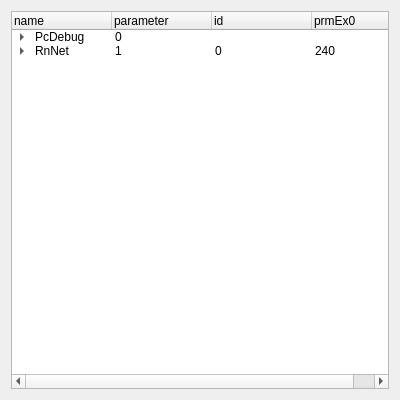
<?xml version="1.0" encoding="UTF-8"?>
<ui version="4.0">
 <class>Form</class>
 <widget class="QWidget" name="Form">
  <property name="geometry">
   <rect>
    <x>0</x>
    <y>0</y>
    <width>400</width>
    <height>400</height>
   </rect>
  </property>
  <property name="windowTitle">
   <string>Form</string>
  </property>
  <layout class="QVBoxLayout" name="verticalLayout">
   <item>
    <widget class="QTreeWidget" name="treeWidget">
     <column>
      <property name="text">
       <string>name</string>
      </property>
     </column>
     <column>
      <property name="text">
       <string>parameter</string>
      </property>
     </column>
     <column>
      <property name="text">
       <string>id</string>
      </property>
     </column>
     <column>
      <property name="text">
       <string>prmEx0</string>
      </property>
     </column>
     <item>
      <property name="text">
       <string>PcDebug</string>
      </property>
      <property name="text">
       <string>0</string>
      </property>
      <property name="text">
       <string/>
      </property>
      <property name="text">
       <string/>
      </property>
      <item>
       <property name="text">
        <string>SD4x</string>
       </property>
       <property name="text">
        <string>4</string>
       </property>
       <property name="text">
        <string/>
       </property>
       <property name="text">
        <string/>
       </property>
       <item>
        <property name="text">
         <string>SD42</string>
        </property>
        <property name="text">
         <string>4</string>
        </property>
        <property name="text">
         <string>21000509</string>
        </property>
        <property name="text">
         <string/>
        </property>
        <item>
         <property name="text">
          <string>V129</string>
         </property>
         <property name="text">
          <string>NULL</string>
         </property>
         <property name="text">
          <string>0</string>
         </property>
         <property name="text">
          <string/>
         </property>
        </item>
        <item>
         <property name="text">
          <string>V130</string>
         </property>
         <property name="text">
          <string>NULL</string>
         </property>
         <property name="text">
          <string>0</string>
         </property>
        </item>
       </item>
      </item>
     </item>
     <item>
      <property name="text">
       <string>RnNet</string>
      </property>
      <property name="text">
       <string>1</string>
      </property>
      <property name="text">
       <string>0</string>
      </property>
      <property name="text">
       <string>240</string>
      </property>
      <item>
       <property name="text">
        <string>SD1x</string>
       </property>
       <item>
        <property name="text">
         <string>SD1</string>
        </property>
        <property name="text">
         <string>1</string>
        </property>
        <property name="text">
         <string>21000506</string>
        </property>
        <item>
         <property name="text">
          <string>V129</string>
         </property>
         <property name="text">
          <string>NULL</string>
         </property>
         <property name="text">
          <string>0</string>
         </property>
        </item>
        <item>
         <property name="text">
          <string>V130</string>
         </property>
         <property name="text">
          <string>NULL</string>
         </property>
         <property name="text">
          <string>0</string>
         </property>
        </item>
       </item>
      </item>
      <item>
       <property name="text">
        <string>SD2x</string>
       </property>
       <property name="text">
        <string>2</string>
       </property>
       <item>
        <property name="text">
         <string>SD21</string>
        </property>
        <property name="text">
         <string>2</string>
        </property>
        <property name="text">
         <string>21000507</string>
        </property>
        <item>
         <property name="text">
          <string>V129</string>
         </property>
         <property name="text">
          <string>NULL</string>
         </property>
         <property name="text">
          <string>0</string>
         </property>
        </item>
        <item>
         <property name="text">
          <string>V130</string>
         </property>
         <property name="text">
          <string>NULL</string>
         </property>
         <property name="text">
          <string>0</string>
         </property>
        </item>
       </item>
      </item>
      <item>
       <property name="text">
        <string>SD4x</string>
       </property>
       <property name="text">
        <string>4</string>
       </property>
       <property name="text">
        <string/>
       </property>
       <property name="text">
        <string/>
       </property>
       <item>
        <property name="text">
         <string>SD42</string>
        </property>
        <property name="text">
         <string>4</string>
        </property>
        <property name="text">
         <string>21000509</string>
        </property>
        <property name="text">
         <string/>
        </property>
        <item>
         <property name="text">
          <string>V129</string>
         </property>
         <property name="text">
          <string>NULL</string>
         </property>
         <property name="text">
          <string>0</string>
         </property>
         <property name="text">
          <string/>
         </property>
        </item>
        <item>
         <property name="text">
          <string>V130</string>
         </property>
         <property name="text">
          <string>NULL</string>
         </property>
         <property name="text">
          <string>0</string>
         </property>
        </item>
        <item>
         <property name="text">
          <string>V133</string>
         </property>
         <property name="text">
          <string>NULL</string>
         </property>
         <property name="text">
          <string>0</string>
         </property>
        </item>
       </item>
      </item>
      <item>
       <property name="text">
        <string>SD6x</string>
       </property>
       <property name="text">
        <string>6</string>
       </property>
       <property name="text">
        <string/>
       </property>
       <property name="text">
        <string/>
       </property>
       <item>
        <property name="text">
         <string>SD61_PLUS</string>
        </property>
        <property name="text">
         <string>6</string>
        </property>
        <property name="text">
         <string>21000541</string>
        </property>
        <property name="text">
         <string/>
        </property>
        <item>
         <property name="text">
          <string>V129</string>
         </property>
         <property name="text">
          <string>NULL</string>
         </property>
         <property name="text">
          <string>0</string>
         </property>
         <property name="text">
          <string/>
         </property>
        </item>
        <item>
         <property name="text">
          <string>V130</string>
         </property>
         <property name="text">
          <string>NULL</string>
         </property>
         <property name="text">
          <string>0</string>
         </property>
         <property name="text">
          <string/>
         </property>
        </item>
        <item>
         <property name="text">
          <string>V133</string>
         </property>
         <property name="text">
          <string>NULL</string>
         </property>
         <property name="text">
          <string>0</string>
         </property>
        </item>
       </item>
       <item>
        <property name="text">
         <string>SD61_MINI</string>
        </property>
        <property name="text">
         <string>6</string>
        </property>
        <property name="text">
         <string>21000595</string>
        </property>
        <property name="text">
         <string/>
        </property>
        <item>
         <property name="text">
          <string>V129</string>
         </property>
         <property name="text">
          <string>NULL</string>
         </property>
         <property name="text">
          <string>0</string>
         </property>
         <property name="text">
          <string/>
         </property>
        </item>
        <item>
         <property name="text">
          <string>V130</string>
         </property>
         <property name="text">
          <string>NULL</string>
         </property>
         <property name="text">
          <string>0</string>
         </property>
        </item>
       </item>
      </item>
     </item>
    </widget>
   </item>
  </layout>
 </widget>
 <resources/>
 <connections/>
</ui>
